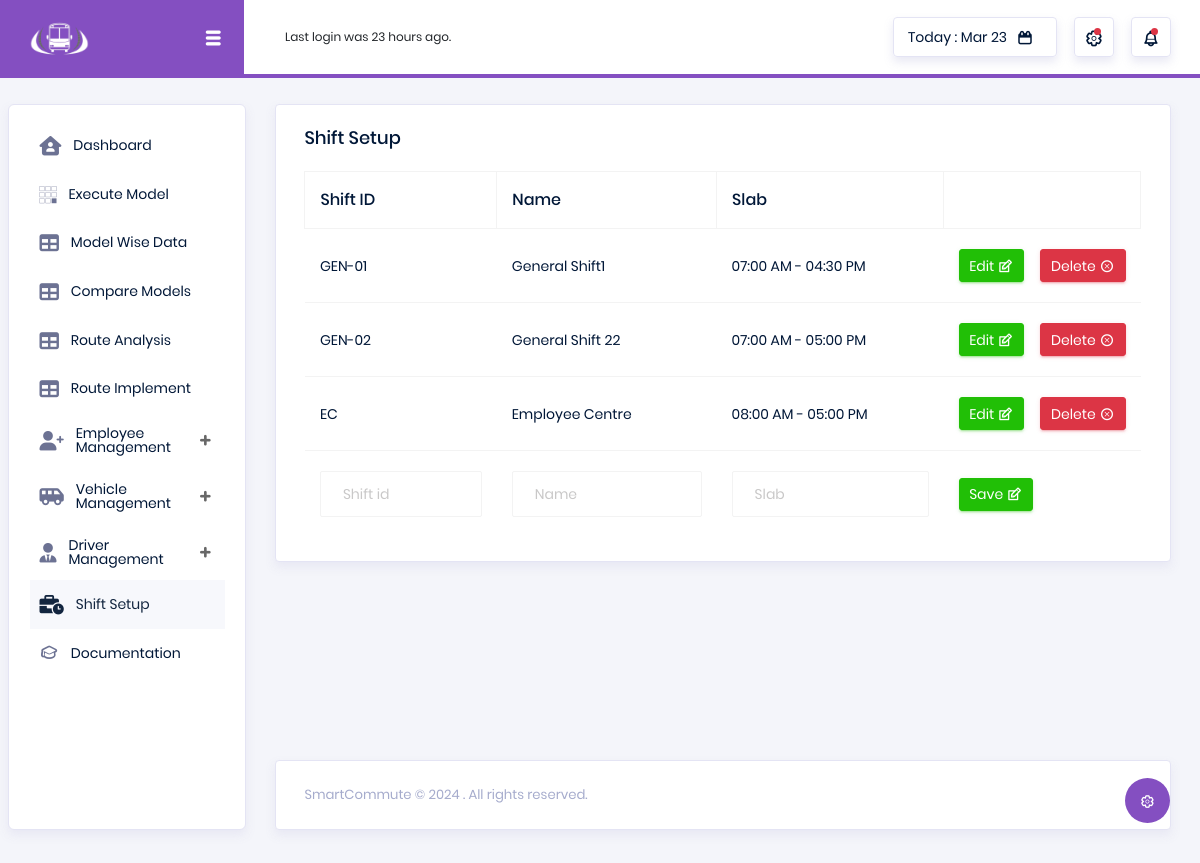
Before: /users/shift_setup with the older database file.
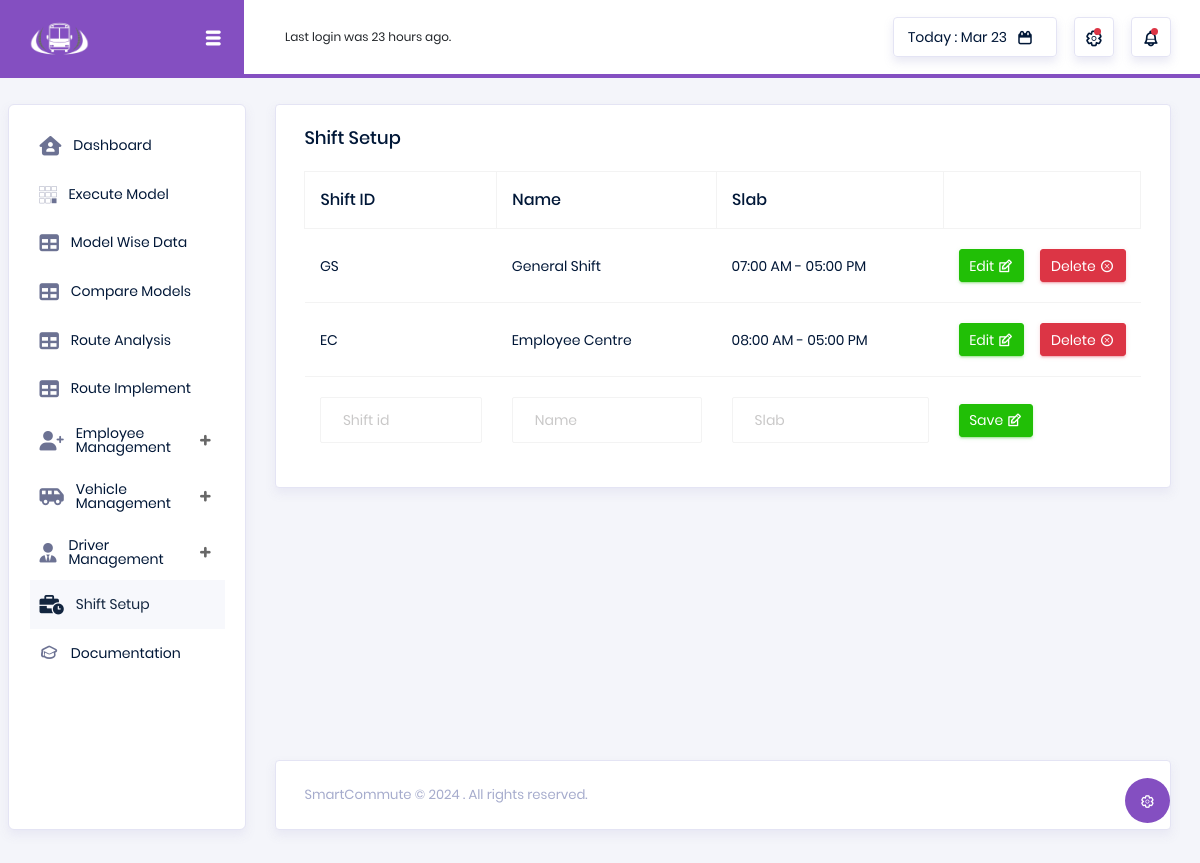
After: the same page with the newer database file.
### users/models.py (models this page shows, shortened)
class Shift(models.Model):
    shift_id = models.CharField(max_length=10, unique=True)
    name = models.CharField(max_length=100, unique=True)
    slab = models.CharField(max_length=100, unique=True)

### users/views.py (the view)
# urls.py: path('shift_setup', shift_setup, name='shift_setup'),
def shift_setup(request):
    shifts = Shift.objects.all()
    if request.method == 'POST':
        form = ShiftForm(request.POST)
        if 'update' in request.POST:
            shift_instance = Shift.objects.get(pk=request.POST.get('id'))
            form = ShiftForm(request.POST, instance=shift_instance)
        if form.is_valid():
            form.save()
            return redirect('shift_setup')  # Replace with the name of your desired redirect view
    else:
        form = ShiftForm()
    return render(request, 'users/shift_setup.html', {'form': form, "shifts": shifts})

### users/forms.py
class ShiftForm(forms.ModelForm):
    class Meta:
        model = Shift
        fields = ["shift_id", "name", "slab"]
    def __init__(self, *args, **kwargs):
        super().__init__(*args, **kwargs)
        for name in self.fields.keys():
            field = self.fields[name]
            self.fields[name].widget.attrs.update({
                'placeholder': self.fields[name].label,
                'class': 'form-control  form-control-user',
            })
            field.label = ''
            field.widget.attrs.update({'aria-label': field.label})

### users/templates/users/shift_setup.html (shortened to what this page needs)
{% extends "users/dashboard.html" %}
{% load static %}
{% block content %}
<div class="content-wrapper">
    <div class="row">
        <div class="col-12 grid-margin">
            <div class="card">
                <div class="card-body">
                    <form method="POST" id="emp_form">
                    <h4 class="card-title"> Shift Setup </h4>
                          <div class="table-responsive">
                    <table class="table table-hover">
                        <thead>
                        <tr  class="table-bordered">
                            <th>Shift ID</th>
                            <th>Name</th>
                            <th>Slab</th>
                            <th></th>
                        </tr>
                        </thead>
                        <tbody>
                        {% for shift in shifts %}
                        <tr>
                            <td>{{shift.shift_id}}</td>
                            <td>{{shift.name}}</td>
                            <td>{{shift.slab}}</td>
                            <td>
                                <div class="d-flex justify-content-end align-items-center">
                                    <button type="button" name="show_edit_form" id="show_edit_form" onclick="show_update_form('form_{{shift.id}}')"
                                       class="btn btn-success btn-sm btn-icon-text mr-3">
                                        Edit
                                        <i class="typcn typcn-edit btn-icon-append"></i>
                                    </button>
                                    <button type="button" class="btn btn-danger btn-sm btn-icon-text">
                                        Delete
                                        <i class="typcn typcn-delete-outline btn-icon-append"></i>
                                    </button>
                                </div>
                            </td>
                        </tr>
                        {% endfor %}
                        <form  method="POST" action="{% url 'shift_setup' %}">
                        <tr>
                            <td>
                                {{form.shift_id}}
                            </td>
                            <td>
                                {{form.name}}
                            </td>
                            <td>
                                {{form.slab}}
                            </td><td>
                                <button type="submit" name="save_btn" id="save_btn"
                                       class="btn btn-success btn-sm btn-icon-text mr-3">
                                        Save
                                        <i class="typcn typcn-edit btn-icon-append"></i>
                                    </button>
                            </td>
                        </tr>
                        </form>
                        </tbody>
                    </table>
                          </div>
                    </form>
                </div>
            </div>
        </div>
    </div>
</div>
{% endblock %}

Changed rows visible on the page:
removed Shift: shift_id "GEN-02", name "General Shift 22", slab "07:00 AM - 05:00 PM"
changed Shift: shift_id "GEN-01" → "GS"; name "General Shift1" → "General Shift"; slab "07:00 AM - 04:30 PM" → "07:00 AM - 05:00 PM"
